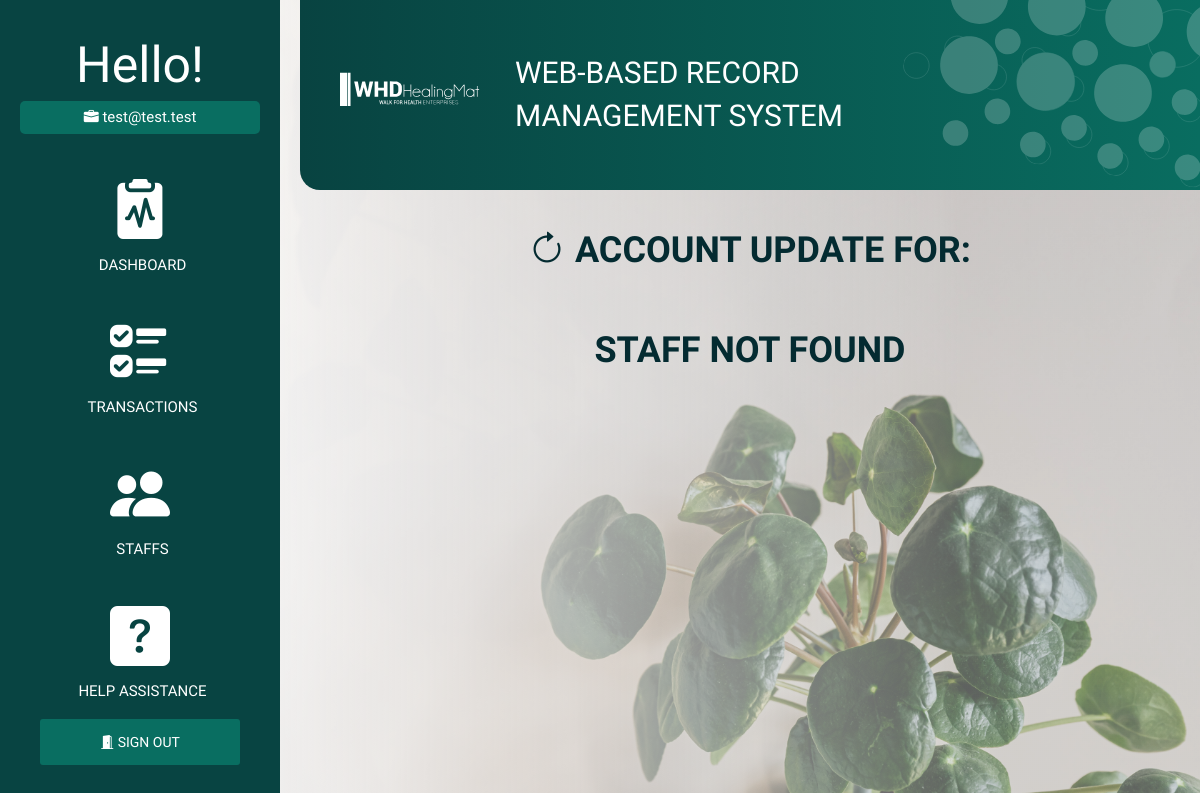
Page /staff/2/update (signed in) on the earlier database version.
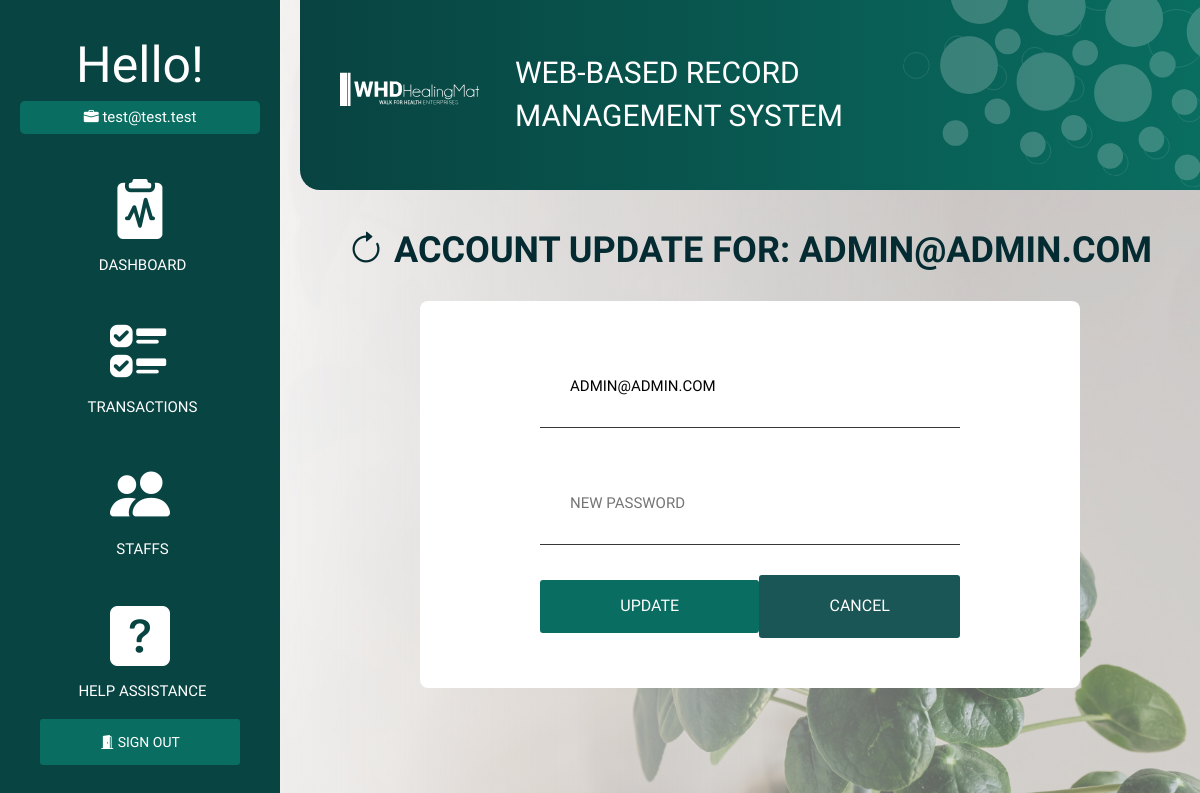
Same page on the later database version.
### models.py (models this page shows, shortened)
class Staff(db.Model):
    __tablename__ = 'staff'
    staff_id = db.Column(db.Integer, primary_key=True)
    staff_email = db.Column(db.String(200), unique=True)
    staff_password = db.Column(db.String(200), nullable=False)

### blueprint/staff.py (the view, shortened to what this page needs)
@staff_bp.route('/staff/<id>/update', methods=['GET', 'POST'])
def staff_update(id):
    staff = Staff.query.filter_by(staff_id=id).first()
    return render_template('staff/update_page.html', staff=staff)

### blueprint/staff.py (called while the page is built)
def staff_bp_middleware():
    if not is_authenticated():
        return redirect(url_for('auth_bp.login_page'))

### helper/functions.py (called while the page is built)
def is_authenticated():
    if session.get('signedin'):
        return True
    return False

### templates/staff/update_page.html (shortened to what this page needs)
{% extends 'auth/auth_base.html' %}
{% block head %}
<link rel="stylesheet" href="{{ url_for('static', filename='css/transaction.css') }}">
{% endblock %}
{% block body %}
<h1><i class="bi bi-arrow-clockwise">&nbsp;</i>ACCOUNT UPDATE FOR: {{staff.staff_email}}</h1>
{% if staff %}
<form action="{{url_for('staff_bp.staff_update', id=staff.staff_id)}}" method="POST">
    <input type="hidden" name="id" value="{{staff.staff_id}}"> <br>
    <input type="email" name="email" value="{{staff.staff_email}}" placeholder="Email" autocomplete="off"> <br>
    <input type="password" name="password" placeholder="New Password" autocomplete="off"> <br>
    <span class="span-btn"><input type="submit" value="Update">
            <a id="cancel-btn" href="{{url_for('transaction_bp.transaction')}}">
               CANCEL</a></span>
</form>
{% else %}
	<h1>Staff not found</h1>
{% endif %}
{% endblock %}

Differences in the rows shown:
added Staff: staff_email "ADMIN@ADMIN.COM", email "admin@admin.com"
Other differences:
form field value: (not shown) → "Update"
text no longer shown: "STAFF NOT FOUND"
text now shown: "CANCEL"
